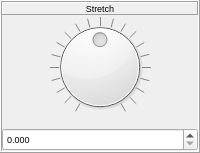
             <widget class="QFrame" name="frame_Stretch">
              <property name="sizePolicy">
               <sizepolicy hsizetype="Minimum" vsizetype="Preferred">
                <horstretch>0</horstretch>
                <verstretch>0</verstretch>
               </sizepolicy>
              </property>
              <property name="minimumSize">
               <size>
                <width>50</width>
                <height>100</height>
               </size>
              </property>
              <property name="frameShape">
               <enum>QFrame::Box</enum>
              </property>
              <property name="frameShadow">
               <enum>QFrame::Raised</enum>
              </property>
              <layout class="QVBoxLayout" name="verticalLayout_65">
               <property name="spacing">
                <number>2</number>
               </property>
               <property name="sizeConstraint">
                <enum>QLayout::SetMaximumSize</enum>
               </property>
               <property name="leftMargin">
                <number>0</number>
               </property>
               <property name="topMargin">
                <number>0</number>
               </property>
               <property name="rightMargin">
                <number>0</number>
               </property>
               <property name="bottomMargin">
                <number>0</number>
               </property>
               <item>
                <widget class="QFrame" name="frame_Label_Stretch">
                 <property name="frameShape">
                  <enum>QFrame::NoFrame</enum>
                 </property>
                 <property name="frameShadow">
                  <enum>QFrame::Raised</enum>
                 </property>
                 <layout class="QVBoxLayout" name="verticalLayout_66">
                  <property name="leftMargin">
                   <number>0</number>
                  </property>
                  <property name="topMargin">
                   <number>0</number>
                  </property>
                  <property name="rightMargin">
                   <number>0</number>
                  </property>
                  <property name="bottomMargin">
                   <number>0</number>
                  </property>
                  <item>
                   <widget class="QLabel" name="label_Stretch">
                    <property name="font">
                     <font>
                      <pointsize>7</pointsize>
                     </font>
                    </property>
                    <property name="autoFillBackground">
                     <bool>false</bool>
                    </property>
                    <property name="frameShape">
                     <enum>QFrame::Panel</enum>
                    </property>
                    <property name="frameShadow">
                     <enum>QFrame::Raised</enum>
                    </property>
                    <property name="text">
                     <string>Stretch</string>
                    </property>
                    <property name="alignment">
                     <set>Qt::AlignCenter</set>
                    </property>
                   </widget>
                  </item>
                 </layout>
                </widget>
               </item>
               <item>
                <widget class="QFrame" name="frame_Dial_Stretch">
                 <property name="sizePolicy">
                  <sizepolicy hsizetype="Preferred" vsizetype="Preferred">
                   <horstretch>0</horstretch>
                   <verstretch>0</verstretch>
                  </sizepolicy>
                 </property>
                 <property name="frameShape">
                  <enum>QFrame::NoFrame</enum>
                 </property>
                 <property name="frameShadow">
                  <enum>QFrame::Raised</enum>
                 </property>
                 <layout class="QVBoxLayout" name="verticalLayout_67">
                  <property name="leftMargin">
                   <number>0</number>
                  </property>
                  <property name="topMargin">
                   <number>0</number>
                  </property>
                  <property name="rightMargin">
                   <number>0</number>
                  </property>
                  <item>
                   <widget class="QDial" name="dial_Stretch">
                    <property name="sizePolicy">
                     <sizepolicy hsizetype="Preferred" vsizetype="Preferred">
                      <horstretch>0</horstretch>
                      <verstretch>0</verstretch>
                     </sizepolicy>
                    </property>
                    <property name="cursor">
                     <cursorShape>OpenHandCursor</cursorShape>
                    </property>
                    <property name="minimum">
                     <number>-2000</number>
                    </property>
                    <property name="maximum">
                     <number>2000</number>
                    </property>
                    <property name="singleStep">
                     <number>1</number>
                    </property>
                    <property name="pageStep">
                     <number>10</number>
                    </property>
                    <property name="value">
                     <number>0</number>
                    </property>
                    <property name="tracking">
                     <bool>true</bool>
                    </property>
                    <property name="orientation">
                     <enum>Qt::Horizontal</enum>
                    </property>
                    <property name="invertedAppearance">
                     <bool>false</bool>
                    </property>
                    <property name="invertedControls">
                     <bool>false</bool>
                    </property>
                    <property name="wrapping">
                     <bool>false</bool>
                    </property>
                    <property name="notchTarget">
                     <double>50.000000000000000</double>
                    </property>
                    <property name="notchesVisible">
                     <bool>true</bool>
                    </property>
                   </widget>
                  </item>
                 </layout>
                </widget>
               </item>
               <item>
                <widget class="QDoubleSpinBox" name="doubleSpinBox_Stretch">
                 <property name="sizePolicy">
                  <sizepolicy hsizetype="Preferred" vsizetype="Preferred">
                   <horstretch>0</horstretch>
                   <verstretch>0</verstretch>
                  </sizepolicy>
                 </property>
                 <property name="font">
                  <font>
                   <pointsize>7</pointsize>
                  </font>
                 </property>
                 <property name="wrapping">
                  <bool>false</bool>
                 </property>
                 <property name="frame">
                  <bool>true</bool>
                 </property>
                 <property name="buttonSymbols">
                  <enum>QAbstractSpinBox::UpDownArrows</enum>
                 </property>
                 <property name="accelerated">
                  <bool>true</bool>
                 </property>
                 <property name="keyboardTracking">
                  <bool>true</bool>
                 </property>
                 <property name="showGroupSeparator" stdset="0">
                  <bool>false</bool>
                 </property>
                 <property name="decimals">
                  <number>3</number>
                 </property>
                 <property name="minimum">
                  <double>0.000000000000000</double>
                 </property>
                 <property name="maximum">
                  <double>1.000000000000000</double>
                 </property>
                 <property name="singleStep">
                  <double>0.001000000000000</double>
                 </property>
                 <property name="value">
                  <double>0.000000000000000</double>
                 </property>
                </widget>
               </item>
              </layout>
             </widget>
